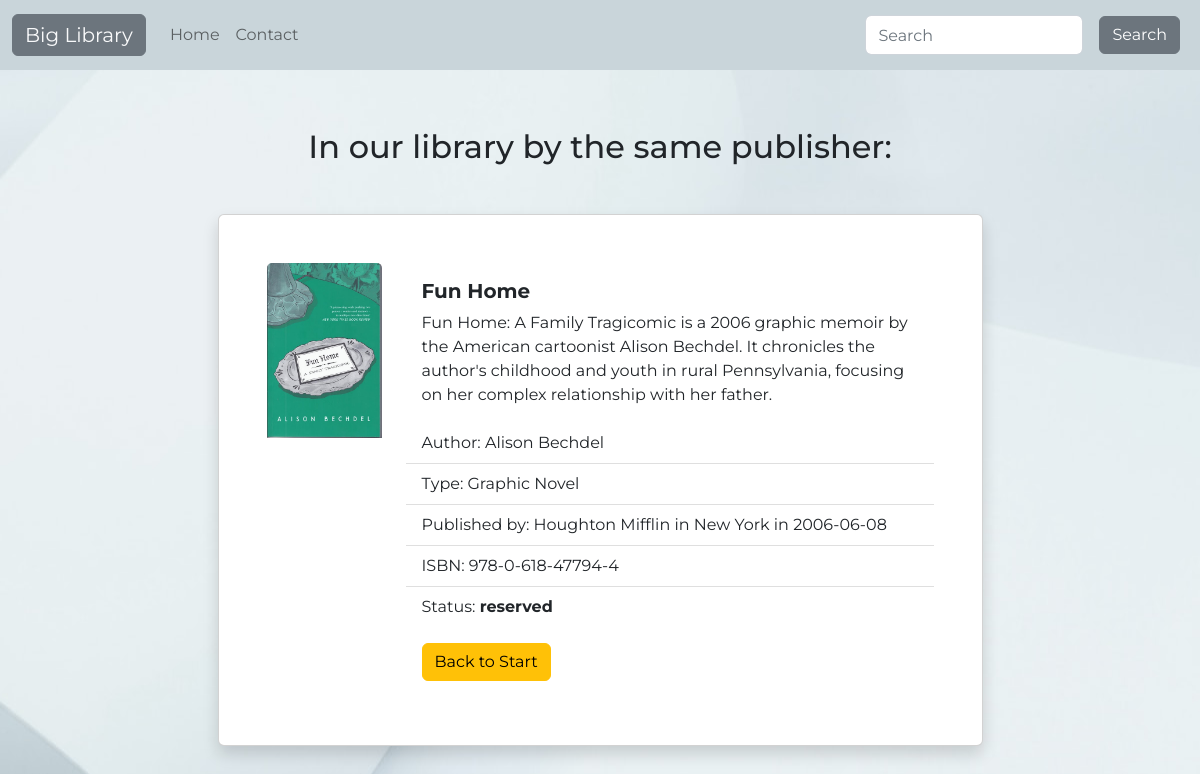
The page /publisher.php?pub_name=Houghton Mifflin on the database its author committed.
### tables this page shows
CREATE TABLE `media` (
  `id` int(11) NOT NULL,
  `image` varchar(55) NOT NULL,
  `title` varchar(55) NOT NULL,
  `descr` varchar(250) NOT NULL,
  `author_first` varchar(55) NOT NULL,
  `author_last` varchar(55) NOT NULL,
  `ISBN` varchar(55) NOT NULL,
  `type` varchar(55) NOT NULL,
  `pub_date` date NOT NULL,
  `pub_name` varchar(55) NOT NULL,
  `pub_city` varchar(55) NOT NULL,
  `status` varchar(20) NOT NULL
);

### publisher.php (the view, shortened to what this page needs)
<?php
require_once 'actions/db_connect.php';
require_once 'navigation.php';
$pub = $_GET["pub_name"];
$sql = "SELECT * FROM media WHERE pub_name = '$pub'";
$result = mysqli_query($connect ,$sql);
$cbody = "";
if(mysqli_num_rows($result)  > 0) {
  while($row = mysqli_fetch_array($result, MYSQLI_ASSOC)){
    $cbody .= '
    <div class="card shadow mx-auto d-flex flex-column flex-md-row p-5 my-5" style="width: 85%;">
      <div class="wrap1">
        <img src="assets/' . $row['image'] . '" class="card-img-top" alt="' . $row['title'] . '">
      </div>
      <div class="wrap2 ps-md-4">
        <div class="card-body">
          <h5 class="card-title fw-bold">' . $row['title'] . '</h5>
          <p class="card-text">' . $row['descr'] . '</p>
        </div>
        <ul class="list-group list-group-flush">
          <li class="list-group-item">Author: ' . $row['author_first'] . " " .  $row['author_last'] . '</li>
          <li class="list-group-item">Type: ' . $row['type'] . '</li>
          <li class="list-group-item">Published by: ' . $row['pub_name'] . ' in ' . $row['pub_city'] . ' in ' . $row['pub_date'] . '</li>
          <li class="list-group-item">ISBN: ' . $row['ISBN'] . '</li>
          <li class="list-group-item">Status: <b>' . $row['status'] . '</b></li>
        </ul>
        <div class="card-body">
          <a href="index.php" class="card-link btn btn-warning btn-gradient">Back to Start</a>
        </div>
      </div>
    </div>
      ';
  };
} else {
  $cbody =  "<h3 class='text-center'>No Data Available </h3>";
}
?>
<!DOCTYPE html>
<html lang="en">
<head>
  <?php require_once 'components/boot.php'?>
  <link rel="stylesheet" href="styles/styles.css">
</head>
<body>
  <div class="manageProduct mt-3 mx-auto">
    <h2 class="text-center m-5">In our library by the same publisher:</h2>
    <table class='table'>
      <tbody>
        <?= $cbody;?>
      </tbody>
    </table>
  </div>
</body>
</html>

### styles/styles.css (style rules this page uses)
* { margin: 0; padding: 0; box-sizing: border-box; font: inherit; }
body, html { width: 100%; font-family: 'Montserrat', sans-serif; }
body { background-image: url("../assets/book.jpg"); background-position: center; margin-top: 8rem; }
.manageProduct { width: 75%; }

### rows shown on the page
media: image (picture), title "Fun Home", descr "Fun Home: A Family Tragicomic is a 2006 graphic memoir by the American cartoonist Alison Bechdel. It chronicles the author's childhood and youth in rural Pennsylvania, focusing on her complex relationship with her father.", author_first "Alison", author_last "Bechdel", type "Graphic Novel", pub_name "Houghton Mifflin", pub_city "New York", pub_date "2006-06-08", ISBN "978-0-618-47794-4", status "reserved"
